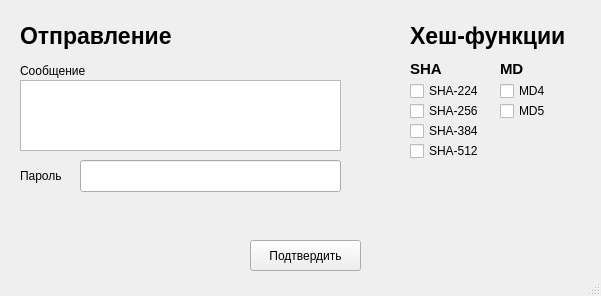
<?xml version="1.0" encoding="UTF-8"?>
<ui version="4.0">
 <class>MainWindow</class>
 <widget class="QMainWindow" name="MainWindow">
  <property name="geometry">
   <rect>
    <x>0</x>
    <y>0</y>
    <width>601</width>
    <height>296</height>
   </rect>
  </property>
  <property name="windowTitle">
   <string>MainWindow</string>
  </property>
  <widget class="QWidget" name="centralwidget">
   <widget class="QCheckBox" name="sha_224_checkbox">
    <property name="geometry">
     <rect>
      <x>410</x>
      <y>80</y>
      <width>88</width>
      <height>22</height>
     </rect>
    </property>
    <property name="text">
     <string>SHA-224</string>
    </property>
   </widget>
   <widget class="QLabel" name="hash_func_label">
    <property name="geometry">
     <rect>
      <x>410</x>
      <y>10</y>
      <width>181</width>
      <height>51</height>
     </rect>
    </property>
    <property name="font">
     <font>
      <pointsize>17</pointsize>
      <weight>75</weight>
      <bold>true</bold>
     </font>
    </property>
    <property name="text">
     <string>Хеш-функции</string>
    </property>
   </widget>
   <widget class="QCheckBox" name="sha_256_checkbox">
    <property name="geometry">
     <rect>
      <x>410</x>
      <y>100</y>
      <width>88</width>
      <height>22</height>
     </rect>
    </property>
    <property name="text">
     <string>SHA-256</string>
    </property>
   </widget>
   <widget class="QLabel" name="sha_label">
    <property name="geometry">
     <rect>
      <x>410</x>
      <y>60</y>
      <width>58</width>
      <height>18</height>
     </rect>
    </property>
    <property name="font">
     <font>
      <pointsize>11</pointsize>
      <weight>75</weight>
      <bold>true</bold>
     </font>
    </property>
    <property name="text">
     <string>SHA</string>
    </property>
   </widget>
   <widget class="QCheckBox" name="sha_384_checkbox">
    <property name="geometry">
     <rect>
      <x>410</x>
      <y>120</y>
      <width>88</width>
      <height>22</height>
     </rect>
    </property>
    <property name="text">
     <string>SHA-384</string>
    </property>
   </widget>
   <widget class="QCheckBox" name="sha_512_checkbox">
    <property name="geometry">
     <rect>
      <x>410</x>
      <y>140</y>
      <width>88</width>
      <height>22</height>
     </rect>
    </property>
    <property name="text">
     <string>SHA-512</string>
    </property>
   </widget>
   <widget class="QLabel" name="md_label">
    <property name="geometry">
     <rect>
      <x>500</x>
      <y>60</y>
      <width>58</width>
      <height>18</height>
     </rect>
    </property>
    <property name="font">
     <font>
      <pointsize>11</pointsize>
      <weight>75</weight>
      <bold>true</bold>
     </font>
    </property>
    <property name="text">
     <string>MD</string>
    </property>
   </widget>
   <widget class="QCheckBox" name="md_4_checkbox">
    <property name="geometry">
     <rect>
      <x>500</x>
      <y>80</y>
      <width>88</width>
      <height>22</height>
     </rect>
    </property>
    <property name="text">
     <string>MD4</string>
    </property>
   </widget>
   <widget class="QCheckBox" name="md_5_checkbox">
    <property name="geometry">
     <rect>
      <x>500</x>
      <y>100</y>
      <width>88</width>
      <height>22</height>
     </rect>
    </property>
    <property name="text">
     <string>MD5</string>
    </property>
   </widget>
   <widget class="QLabel" name="send_label">
    <property name="geometry">
     <rect>
      <x>20</x>
      <y>10</y>
      <width>181</width>
      <height>51</height>
     </rect>
    </property>
    <property name="font">
     <font>
      <pointsize>17</pointsize>
      <weight>75</weight>
      <bold>true</bold>
     </font>
    </property>
    <property name="text">
     <string>Отправление</string>
    </property>
   </widget>
   <widget class="QLabel" name="message_label">
    <property name="geometry">
     <rect>
      <x>20</x>
      <y>60</y>
      <width>81</width>
      <height>21</height>
     </rect>
    </property>
    <property name="font">
     <font>
      <weight>50</weight>
      <bold>false</bold>
     </font>
    </property>
    <property name="text">
     <string>Сообщение</string>
    </property>
   </widget>
   <widget class="QTextEdit" name="message_text_edit">
    <property name="geometry">
     <rect>
      <x>20</x>
      <y>80</y>
      <width>321</width>
      <height>71</height>
     </rect>
    </property>
   </widget>
   <widget class="QLabel" name="password_label">
    <property name="geometry">
     <rect>
      <x>20</x>
      <y>160</y>
      <width>81</width>
      <height>31</height>
     </rect>
    </property>
    <property name="font">
     <font>
      <weight>50</weight>
      <bold>false</bold>
     </font>
    </property>
    <property name="text">
     <string>Пароль</string>
    </property>
   </widget>
   <widget class="QLineEdit" name="password_text_edit">
    <property name="geometry">
     <rect>
      <x>80</x>
      <y>160</y>
      <width>261</width>
      <height>32</height>
     </rect>
    </property>
   </widget>
   <widget class="QPushButton" name="submit_btn">
    <property name="geometry">
     <rect>
      <x>250</x>
      <y>240</y>
      <width>111</width>
      <height>31</height>
     </rect>
    </property>
    <property name="text">
     <string>Подтвердить</string>
    </property>
   </widget>
  </widget>
  <widget class="QStatusBar" name="statusbar"/>
 </widget>
 <resources/>
 <connections/>
</ui>
